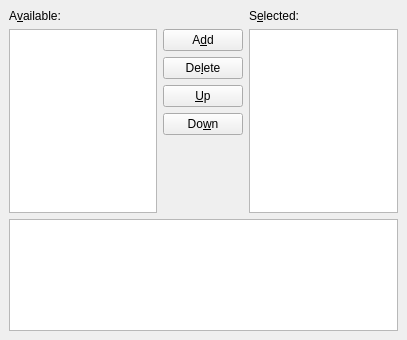
<ui version="4.0" >
 <class>ModulesUi</class>
 <widget class="QWidget" name="ModulesUi" >
  <property name="geometry" >
   <rect>
    <x>0</x>
    <y>0</y>
    <width>407</width>
    <height>340</height>
   </rect>
  </property>
  <property name="windowTitle" >
   <string/>
  </property>
  <layout class="QGridLayout" >
   <property name="margin" >
    <number>9</number>
   </property>
   <property name="spacing" >
    <number>6</number>
   </property>
   <item row="1" column="0" >
    <widget class="QTextBrowser" name="infoML" >
     <property name="sizePolicy" >
      <sizepolicy vsizetype="Maximum" hsizetype="Expanding" >
       <horstretch>0</horstretch>
       <verstretch>0</verstretch>
      </sizepolicy>
     </property>
     <property name="maximumSize" >
      <size>
       <width>16777215</width>
       <height>120</height>
      </size>
     </property>
    </widget>
   </item>
   <item row="0" column="0" >
    <layout class="QHBoxLayout" >
     <property name="spacing" >
      <number>6</number>
     </property>
     <property name="margin" >
      <number>0</number>
     </property>
     <item>
      <layout class="QVBoxLayout" >
       <property name="spacing" >
        <number>6</number>
       </property>
       <property name="margin" >
        <number>0</number>
       </property>
       <item>
        <widget class="QLabel" name="availmodL" >
         <property name="frameShape" >
          <enum>QFrame::NoFrame</enum>
         </property>
         <property name="text" >
          <string>A&amp;vailable:</string>
         </property>
         <property name="buddy" >
          <cstring>availableLV</cstring>
         </property>
        </widget>
       </item>
       <item>
        <widget class="QTreeView" name="availableLV" />
       </item>
      </layout>
     </item>
     <item>
      <layout class="QVBoxLayout" >
       <property name="spacing" >
        <number>6</number>
       </property>
       <property name="margin" >
        <number>0</number>
       </property>
       <item>
        <spacer>
         <property name="orientation" >
          <enum>Qt::Horizontal</enum>
         </property>
         <property name="sizeHint" stdset="0" >
          <size>
           <width>51</width>
           <height>20</height>
          </size>
         </property>
        </spacer>
       </item>
       <item>
        <widget class="QPushButton" name="addPB" >
         <property name="text" >
          <string>A&amp;dd</string>
         </property>
        </widget>
       </item>
       <item>
        <widget class="QPushButton" name="deletePB" >
         <property name="text" >
          <string>De&amp;lete</string>
         </property>
        </widget>
       </item>
       <item>
        <widget class="QPushButton" name="upPB" >
         <property name="text" >
          <string>&amp;Up</string>
         </property>
        </widget>
       </item>
       <item>
        <widget class="QPushButton" name="downPB" >
         <property name="text" >
          <string>Do&amp;wn</string>
         </property>
        </widget>
       </item>
       <item>
        <spacer>
         <property name="orientation" >
          <enum>Qt::Vertical</enum>
         </property>
         <property name="sizeHint" stdset="0" >
          <size>
           <width>60</width>
           <height>16</height>
          </size>
         </property>
        </spacer>
       </item>
      </layout>
     </item>
     <item>
      <layout class="QVBoxLayout" >
       <property name="spacing" >
        <number>6</number>
       </property>
       <property name="margin" >
        <number>0</number>
       </property>
       <item>
        <widget class="QLabel" name="selmodL" >
         <property name="text" >
          <string>S&amp;elected:</string>
         </property>
         <property name="buddy" >
          <cstring>selectedLV</cstring>
         </property>
        </widget>
       </item>
       <item>
        <widget class="QListView" name="selectedLV" >
         <property name="editTriggers" >
          <set>QAbstractItemView::NoEditTriggers</set>
         </property>
        </widget>
       </item>
      </layout>
     </item>
    </layout>
   </item>
  </layout>
 </widget>
 <tabstops>
  <tabstop>availableLV</tabstop>
  <tabstop>addPB</tabstop>
  <tabstop>deletePB</tabstop>
  <tabstop>upPB</tabstop>
  <tabstop>downPB</tabstop>
  <tabstop>selectedLV</tabstop>
  <tabstop>infoML</tabstop>
 </tabstops>
 <includes>
  <include location="local" >qt_i18n.h</include>
 </includes>
 <resources/>
 <connections/>
</ui>
